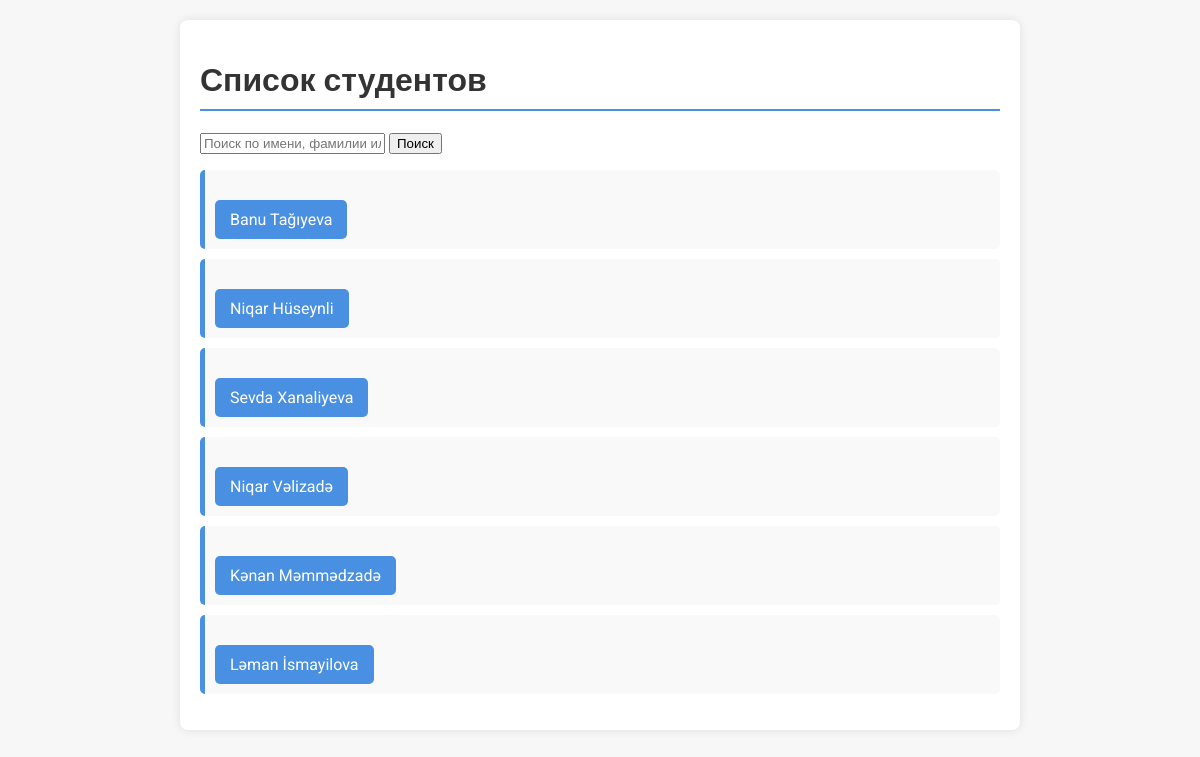
The page /students/ on the database its author committed.
### journal_app/models.py (models this page shows, shortened)
class Student(models.Model):
    first_name = models.CharField(max_length=100)
    last_name = models.CharField(max_length=100)
    student_id = models.CharField(max_length=10, unique=True)
    date_of_birth = models.DateField()

### journal_app/views.py (the view)
# urls.py: path('', lambda request: redirect(reverse_lazy('students_list'))),  # Редирект с корневого URL
def students_list(request):
    query = request.GET.get('q')
    if query:
        students = Student.objects.filter(
            Q(first_name__icontains=query) |
            Q(last_name__icontains=query) |
            Q(student_id__icontains=query)
        )
    else:
        students = Student.objects.all()
    return render(request, 'journal_app/students_list.html', {'students': students})

### journal_app/templates/journal_app/students_list.html (shortened to what this page needs)
{% extends 'journal_app/base.html' %}
{% load static %}
{% block content %}
    <h1>Список студентов</h1>
    <form method="get" action="">
        <input type="text" name="q" placeholder="Поиск по имени, фамилии или ID" value="{{ request.GET.q }}">
        <button type="submit">Поиск</button>
    </form>
    <ul>
        {% if students %}
            {% for student in students %}
                <li><a href="{% url 'student_detail' student.id %}">{{ student.first_name }} {{ student.last_name }}</a></li>
            {% endfor %}
        {% else %}
            <li>Студенты не найдены.</li>
        {% endif %}
    </ul>
{% endblock %}

### journal_app/templates/journal_app/base.html (shortened to what this page needs)
<!DOCTYPE html>
<html lang="ru">
{% load static %}
<head>
    <link rel="stylesheet" type="text/css" href="{% static 'journal_app/css/styles.css' %}">
</head>
<body>
    <div class="container">
        {% block content %}
        {% endblock %}
    </div>
</body>
</html>

### journal_app/static/journal_app/css/styles.css (style rules this page uses)
:root { --main-color: #4A90E2; --accent-color: #50E3C2; --background-color: #F7F7F7; --text-color: #333333; }
body { font-family: 'Roboto', sans-serif; background-color: var(--background-color); margin: 0; padding: 20px; }
.container { max-width: 800px; margin: 0 auto; background: #fff; border-radius: 8px; box-shadow: 0 0 10px rgba(0, 0, 0, 0.1); padding: 20px; }
h1 { color: var(--text-color); border-bottom: 2px solid var(--main-color); padding-bottom: 10px; }
ul { list-style-type: none; padding: 0; }
li { background: #f9f9f9; margin: 10px 0; padding: 10px; border-radius: 5px; border-left: 5px solid var(--main-color); }
a { display: inline-block; margin-top: 20px; text-decoration: none; background: var(--main-color); color: white; padding: 10px 15px; border-radius: 5px; transition: background 0.3s, transform 0.3s, box-shadow 0.3s; }

### rows shown on the page
Student: first_name "Banu", last_name "Tağıyeva"
Student: first_name "Niqar", last_name "Hüseynli"
Student: first_name "Sevda", last_name "Xanaliyeva"
Student: first_name "Niqar", last_name "Vəlizadə"
Student: first_name "Kənan", last_name "Məmmədzadə"
Student: first_name "Ləman", last_name "İsmayilova"
